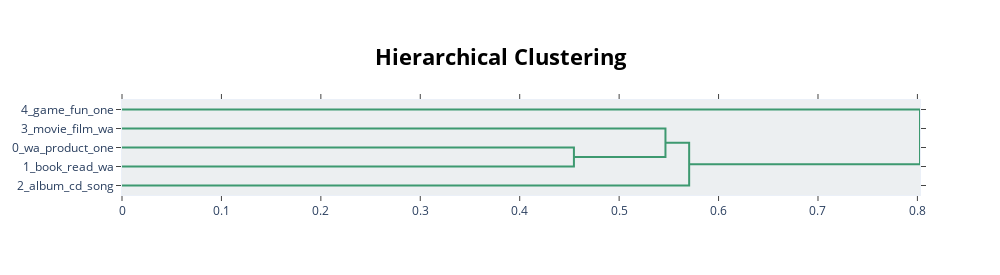

Notebook code for this chart:
### Code cell
# Visualize Topic Hierarchy (dendrogram)
fig_hierarchy = topic_model.visualize_hierarchy()
fig_hierarchy.show()

### Figure 1 — Plotly figure (JSON) as saved in the notebook; plotly's stock layout.template omitted (floating-point values rounded to 4 significant figures)
{"data": [{"hoverinfo": "text", "marker": {"color": "rgb(61,153,112)"}, "mode": "lines", "type": "scatter", "x": [0, 0.4545, 0.4545, 0], "xaxis": "x", "y": [-25, -25, -35, -35], "yaxis": "y"}, {"hoverinfo": "text", "marker": {"color": "rgb(61,153,112)"}, "mode": "lines", "type": "scatter", "x": [0, 0.5466, 0.5466, 0.4545], "xaxis": "x", "y": [-15, -15, -30, -30], "yaxis": "y"}, {"hoverinfo": "text", "marker": {"color": "rgb(61,153,112)"}, "mode": "lines", "type": "scatter", "x": [0.5466, 0.5704, 0.5704, 0], "xaxis": "x", "y": [-22.5, -22.5, -45, -45], "yaxis": "y"}, {"hoverinfo": "text", "marker": {"color": "rgb(61,153,112)"}, "mode": "lines", "type": "scatter", "x": [0, 0.8026, 0.8026, 0.5704], "xaxis": "x", "y": [-5, -5, -33.75, -33.75], "yaxis": "y"}], "layout": {"autosize": false, "height": 275, "hoverlabel": {"bgcolor": "white", "font": {"family": "Rockwell", "size": 16}}, "hovermode": "closest", "plot_bgcolor": "#ECEFF1", "showlegend": false, "title": {"font": {"color": "Black", "size": 22}, "text": "<b>Hierarchical Clustering</b>", "x": 0.5, "xanchor": "center", "yanchor": "top"}, "width": 1000, "xaxis": {"mirror": "allticks", "rangemode": "tozero", "showgrid": false, "showline": true, "showticklabels": true, "ticks": "outside", "type": "linear", "zeroline": false}, "yaxis": {"mirror": "allticks", "range": [-50, 0], "rangemode": "tozero", "showgrid": false, "showline": true, "showticklabels": true, "tickmode": "array", "ticks": "outside", "ticktext": ["4_game_fun_one", "3_movie_film_wa", "0_wa_product_one", "1_book_read_wa", "2_album_cd_song"], "tickvals": [-5, -15, -25, -35, -45], "type": "linear", "zeroline": false}}}
